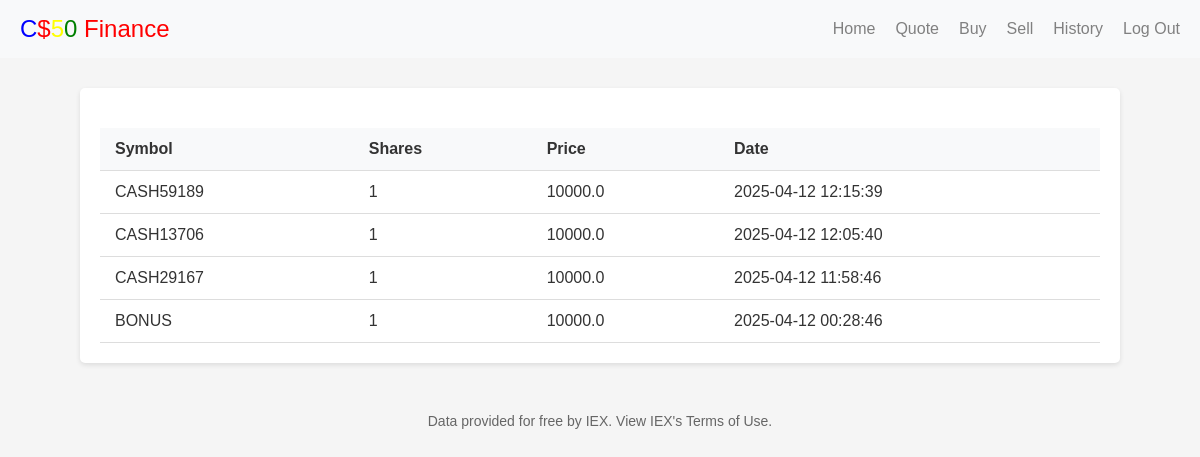
/history (signed in), run on the app's committed database.
### tables this page shows
CREATE TABLE logs_transacoes (
    id INTEGER PRIMARY KEY AUTOINCREMENT,
    Symbol TEXT NOT NULL UNIQUE,
    Shares REAL,
    Price REAL,
    Data TIMESTAMP DEFAULT CURRENT_TIMESTAMP
);

### application.py (the view)
@app.route('/history')
def history():
    if not session.get('usuario_logado'):
        return render_template('index.html')
    else:
        logs = todos_logs_transacoes()
        return render_template('history.html',registros=logs)

### application.py (called while the page is built)
def todos_logs_transacoes():
        conn = sqlite3.connect('finance.db')
        cursor = conn.cursor()
        cursor.execute("SELECT * FROM logs_transacoes ORDER BY id DESC")
        logs = cursor.fetchall()  # Retorna uma lista de tuplas com todos os registros -> https://pythoniluminado.netlify.app/tuplas
        conn.close()
        return logs

### templates/history.html (shortened to what this page needs)
<!DOCTYPE html>
<html lang="en">
<head>
</head>
<body>
    <header>
        <div class="logo"><span class="blue">C</span>$<span class="yellow">5</span><span class="green">0</span> Finance</div>
        <nav>
            <a href="/home">Home</a>
            <a href="/quote">Quote</a>
            <a href="/buy">Buy</a>
            <a href="/sell">Sell</a>
            <a href="/history">History</a>
            <a href="/logout">Log Out</a>
        </nav>
    </header>
    <div class="container">
        <table>
            <thead>
                <tr>
                    <th>Symbol</th>
                    <th>Shares</th>
                    <th>Price</th>
                    <th>Date</th>
                </tr>
            </thead>
            <tbody>
                {% for row in registros %}
                <tr>
                    <td>{{ row[1] }}</td>
                    <td>{{ row[2]|int }}</td>
                    <td>{{ row[3]}}</td>
                    <td>{{ row[4] }}</td>
                </tr>
                {% endfor %}
            </tbody>
        </table>
    </div>
    <div class="footer">
        Data provided for free by IEX. View IEX's Terms of Use.
    </div>
</body>
</html>

### templates/history.html (style rules this page uses)
body { font-family: Arial, sans-serif; margin: 0; padding: 0; background-color: #f5f5f5; color: #333; }
header { background-color: #f8f9fa; color: red; padding: 15px 20px; display: flex; justify-content: space-between; align-items: center; }
.logo { font-size: 24px; font-weight: normal; }
.logo .blue { color: blue; }
.logo .yellow { color: yellow; }
.logo .green { color: green; }
nav { display: flex; gap: 20px; }
nav a { color: gray; text-decoration: none; }
.container { max-width: 1000px; margin: 30px auto; padding: 20px; background-color: white; border-radius: 5px; box-shadow: 0 2px 5px rgba(0,0,0,0.1); }
table { width: 100%; border-collapse: collapse; margin-top: 20px; }
th, td { padding: 12px 15px; text-align: left; border-bottom: 1px solid #ddd; }
th { background-color: #f8f9fa; font-weight: bold; }
.footer { text-align: center; margin-top: 30px; padding: 20px; color: #666; font-size: 14px; }

### data on the page
logs_transacoes: Symbol "CASH59189", Shares "1", Price "10000.0", Data "2025-04-12 12:15:39"
logs_transacoes: Symbol "CASH13706", Shares "1", Price "10000.0", Data "2025-04-12 12:05:40"
logs_transacoes: Symbol "CASH29167", Shares "1", Price "10000.0", Data "2025-04-12 11:58:46"
logs_transacoes: Symbol "BONUS", Shares "1", Price "10000.0", Data "2025-04-12 00:28:46"
